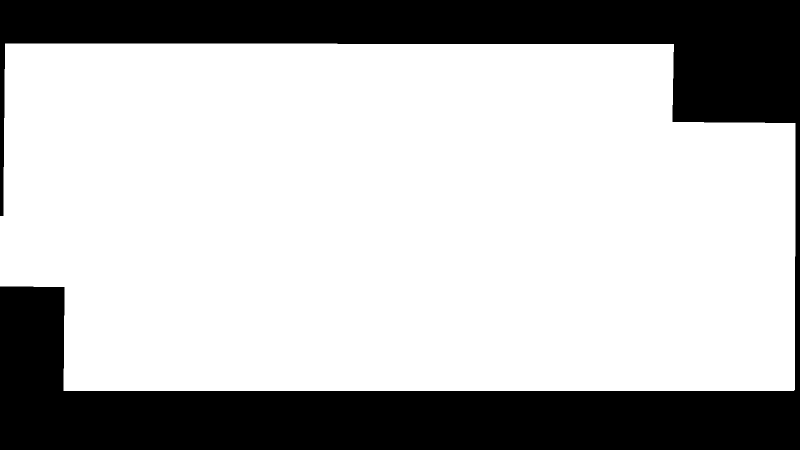
#> input picture 检测区域mask.png, 1600 x 900 px (shown at 1/2 size)
$ python node_grid.py '检测区域mask.png' out.png   (older library calls are emulated)
#> lines starting #> are read from the running program, lines starting #| are printed output that depends on the picture; after the words box and inside, x2 and y2 are one past the last pixel; in counts of white or black regions, pixels touching at a corner belong together; pictures that were not available may be replaced by others from this repository, and a replacement may not be noted
#!/usr/bin/env python3
# -*- coding: utf-8 -*-
"""黑流树海节点识别（桌面版）：亮/暗双模板 → 光斑过滤 → 垂直网格
用法:
  python3 node_grid.py <截图路径> [输出路径]
  例: python3 node_grid.py C:/Users/Lenovo/Desktop/ak_screenshots/rogue/xxx.png
"""
import glob
import os
import sys

import cv2
import numpy as np

# 素材库（识别文件夹，亮/暗 1-7）
MAT_DIR = os.path.join(os.path.dirname(os.path.abspath(__file__)), "识别素材")
MAT_DIR = os.path.normpath(MAT_DIR)
# 检测区域 mask（同目录 检测区域mask.png）
ZONE_PATH = os.path.join(os.path.dirname(os.path.abspath(__file__)), "检测区域mask.png")

SCALES = [0.4, 0.5, 0.6, 0.7, 0.8, 0.9, 1.0, 1.1, 1.2, 1.3, 1.4, 1.5]
NMS_DIST = 45
GAP = 80
GRID_TOL = 70
BIG_GAP = 1.8


def load_zone(path, shape):
    """加载检测区域 mask（PNG 或 npy），按截图尺寸缩放"""
    if not path or not os.path.exists(path):
        return None
    if path.endswith(".npy"):
        z = np.load(path)
    else:
        z = cv2.imread(path, cv2.IMREAD_GRAYSCALE)
        z = (z > 100).astype(np.uint8) * 255
    if z.shape != shape:
        z = cv2.resize(z, (shape[1], shape[0]), interpolation=cv2.INTER_NEAREST)
    return z


def template_candidates(img, zone, thresh):
    gray = cv2.cvtColor(img, cv2.COLOR_BGR2GRAY)
    h, w = gray.shape
    cands = []
    for f in sorted(glob.glob(os.path.join(MAT_DIR, "*.png")) + glob.glob(os.path.join(MAT_DIR, "亮", "*.png")) + glob.glob(os.path.join(MAT_DIR, "暗", "*.png"))):
        name = os.path.basename(f).split(".")[0]
        # 亮/暗目录标记（激活态=亮，静默态=暗）——同名亮暗素材必须区分
        parent = os.path.basename(os.path.dirname(f))
        if parent in ("亮", "暗"):
            name = f"{parent}/{name}"
        t = cv2.imread(f, cv2.IMREAD_GRAYSCALE)
        if t is None:
            continue
        th, tw = t.shape[:2]
        for scale in SCALES:
            ts = cv2.resize(t, None, fx=scale, fy=scale, interpolation=cv2.INTER_AREA)
            if ts.shape[0] >= h or ts.shape[1] >= w:
                continue
            res = cv2.matchTemplate(gray, ts, cv2.TM_CCOEFF_NORMED)
            ys, xs = np.where(res >= thresh)
            for x, y in zip(xs, ys):
                cx, cy = int(x + tw * scale / 2), int(y + th * scale / 2)
                if zone is None or (0 <= cy < zone.shape[0] and 0 <= cx < zone.shape[1] and zone[cy, cx]):
                    cands.append((cx, cy, float(res[y, x]), name))
    kept = []
    for c in sorted(cands, key=lambda c: -c[2]):
        if all(np.hypot(c[0] - k[0], c[1] - k[1]) > NMS_DIST for k in kept):
            kept.append((c[0], c[1], c[2], c[3]))
    return kept


def is_spot(cx, cy, img, lap_th=200, edge_th=0.02):
    """背景光斑过滤器：光斑是模糊色块（低清晰度+无边缘），真节点有清晰结构"""
    h, w = img.shape[:2]
    if cx < 26 or cy < 26 or cx > w - 26 or cy > h - 26:
        return False
    p = img[cy - 25:cy + 25, cx - 25:cx + 25]
    gray = cv2.cvtColor(p, cv2.COLOR_BGR2GRAY)
    lap = cv2.Laplacian(gray, cv2.CV_64F).var()
    edge = (cv2.Canny(gray, 50, 150) > 0).mean()
    return lap < lap_th and edge < edge_th


def cluster_1d(vals, gap=GAP):
    groups = []
    for v in sorted(vals):
        if groups and abs(v - groups[-1][-1]) <= gap:
            groups[-1].append(v)
        else:
            groups.append([v])
    return [int(np.mean(g)) for g in groups]


def interpolate(axis, cands, other_axis, axis_idx=0, tol=GRID_TOL, big=BIG_GAP):
    """大间距内插 + 边缘外推（axis_idx=0 列用 x，1 排用 y）"""
    if len(axis) < 2:
        return axis
    gaps = [axis[i + 1] - axis[i] for i in range(len(axis) - 1)]
    med = max(40, int(np.median(gaps)))
    out = list(axis)
    for probe in (axis[0] - med, axis[-1] + med):
        if probe < 0 or probe > 2000:
            continue
        if axis_idx == 0:
            hits = [c for c in cands if abs(c[0] - probe) <= tol
                    and any(abs(c[1] - o) <= tol for o in other_axis)]
        else:
            hits = [c for c in cands if abs(c[1] - probe) <= tol
                    and any(abs(c[0] - o) <= tol for o in other_axis)]
        # 外推：≥2 候选 或 1 个高分候选(≥0.75) 才成立（防低分误检假列，不漏单节点真列如"你的位置"）
        if len(hits) >= 2 or (len(hits) == 1 and hits[0][2] >= 0.75):
            out.append(probe)
    out.sort()
    added = True
    while added:
        added = False
        for i in range(len(out) - 1):
            d = out[i + 1] - out[i]
            if d > big * med:
                n_ins = int(round(d / med)) - 1
                for k in range(1, n_ins + 1):
                    probe = out[i] + med * k
                    if axis_idx == 0:
                        hits = [c for c in cands if abs(c[0] - probe) <= tol
                                and any(abs(c[1] - o) <= tol for o in other_axis)]
                    else:
                        hits = [c for c in cands if abs(c[1] - probe) <= tol
                                and any(abs(c[0] - o) <= tol for o in other_axis)]
                    if len(hits) >= 1:
                        out.append(probe)
                        added = True
                out.sort()
                break
    return out


def fit_grid(hi, lo):
    col_x = cluster_1d([c[0] for c in hi])
    row_y = cluster_1d([c[1] for c in hi])
    col_x = interpolate(col_x, hi + lo, row_y, axis_idx=0)
    row_y = interpolate(row_y, hi + lo, col_x, axis_idx=1)
    return col_x, row_y


POS_TOL = 25  # 匹配位置偏差容差：真匹配偏差≤6px，跑偏>25px 是文字区/相邻内容的假匹配


def build_nodes(col_x, row_y, hi, lo):
    nodes = []
    for ci, cx in enumerate(col_x):
        for ri, ry in enumerate(row_y):
            hh = [c for c in hi if abs(c[0] - cx) <= GRID_TOL and abs(c[1] - ry) <= GRID_TOL]
            ll = [c for c in lo if abs(c[0] - cx) <= GRID_TOL and abs(c[1] - ry) <= GRID_TOL]
            # 位置偏差过滤：只采信匹配位置靠近网格交叉点的候选（真匹配偏差≤6px）
            hh = [c for c in hh if abs(c[0] - cx) <= POS_TOL and abs(c[1] - ry) <= POS_TOL]
            ll = [c for c in ll if abs(c[0] - cx) <= POS_TOL and abs(c[1] - ry) <= POS_TOL]
            if hh:
                b = max(hh, key=lambda c: c[2])
                nodes.append((ci, ri, cx, ry, True, b[2], b[3], "高"))
            elif ll:
                b = max(ll, key=lambda c: c[2])
                nodes.append((ci, ri, cx, ry, True, b[2], b[3], "低"))
            else:
                nodes.append((ci, ri, cx, ry, False, 0, "", "空"))
    return nodes


def main():
    if len(sys.argv) < 2:
        print("用法: python3 node_grid.py <截图路径> [输出路径]")
        sys.exit(1)
    shot = sys.argv[1]
    out = sys.argv[2] if len(sys.argv) > 2 else os.path.splitext(shot)[0] + "-网格.png"

    base = cv2.imread(shot)
#> base is the input picture: shape (900, 1600, 3); 72% white; 1 black region, box (x1, y1, x2, y2) and area: (0, 0, 1600, 900) 403421
    if base is None:
        print(f"❌ 读不到图片: {shot}")
        sys.exit(1)
    h, w = base.shape[:2]
#> h = 900; w = 1600
    zone = load_zone(ZONE_PATH, base.shape[:2])

    hi = template_candidates(base, zone, 0.80)
#> the loop in template_candidates, `for scale in SCALES:` made 12 passes
#> pass 1, in template_candidates, `ts = cv2.resize(t, None, fx=scale, fy=scale, interpolation=cv2.INTER_A..`:
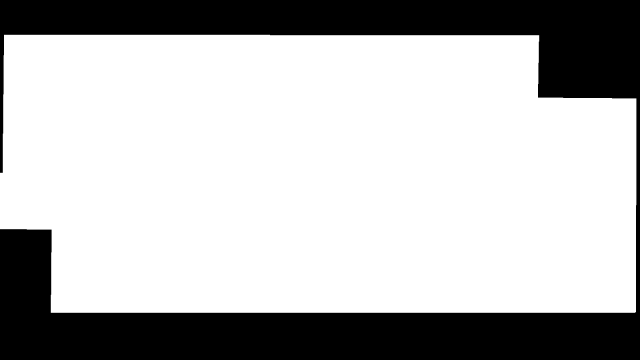
#> ts: shape (360, 640); min 0, max 255, mean 183.6
#> pass 1, in template_candidates, `res = cv2.matchTemplate(gray, ts, cv2.TM_CCOEFF_NORMED)`:
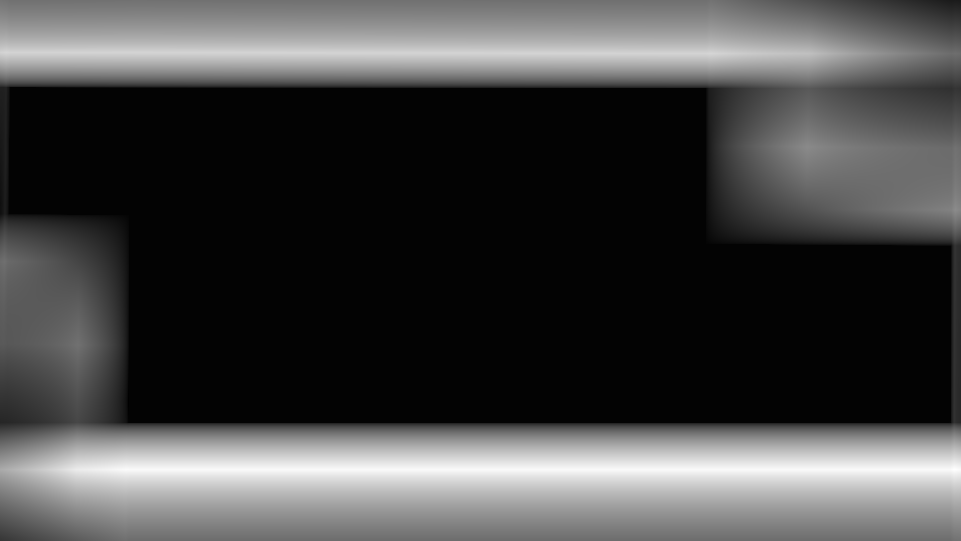
#> res: shape (541, 961) float32; min -0.00935, max 0.636, mean 0.169; drawn with min black and max white
#> pass 2, in template_candidates, `res = cv2.matchTemplate(gray, ts, cv2.TM_CCOEFF_NORMED)`:
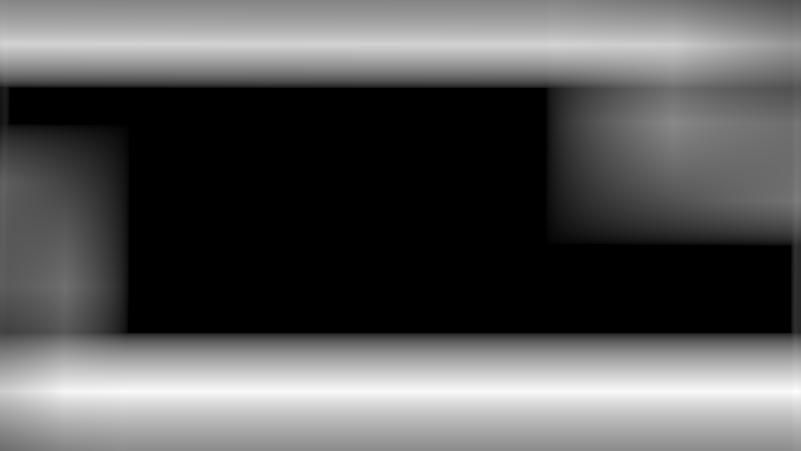
#> res: shape (451, 801) float32; min -0.00171, max 0.636, mean 0.222; drawn with min black and max white
#> after the loop in template_candidates, `for scale in SCALES:`: cands = []
#> hi = []
    lo = template_candidates(base, zone, 0.60)
#> the loop in template_candidates (call 2), `for c in sorted(cands, key=lambda c: -c[2]):` made 134817 passes
#> c on passes 1 to 3: (733, 462, 0.746, '检测区域mask'), (733, 462, 0.746, '检测区域mask'), (733, 462, 0.746, '检测区域mask')
#> lo = 45 items, first 6: (733, 462, 0.746, '检测区域mask'), (879, 483, 0.743, '检测区域mask'), (764, 429, 0.742, '检测区域mask'), (794, 463, 0.739, '检测区域mask'), (879, 437, 0.738, '检测区域mask'), (720, 418, 0.737, '检测区域mask')
    hi = [c for c in hi if not is_spot(c[0], c[1], base)]
    lo = [c for c in lo if not is_spot(c[0], c[1], base)]
#> in is_spot, `p = img[cy - 25:cy + 25, cx - 25:cx + 25]`: p: shape (50, 50, 3); every value is 255
#> in is_spot, `gray = cv2.cvtColor(p, cv2.COLOR_BGR2GRAY)`: gray: shape (50, 50); every value is 255
#> in is_spot, `lap = cv2.Laplacian(gray, cv2.CV_64F).var()`: lap = 0
#> lo = []
    print(f"素材库: {MAT_DIR}")
    print(f"高阈值候选 {len(hi)} 个, 低阈值候选 {len(lo)} 个（已滤光斑）")
#| 高阈值候选 0 个, 低阈值候选 0 个（已滤光斑）

    col_x, row_y = fit_grid(hi, lo)
#> col_x = []; row_y = []
    print(f"网格: {len(col_x)} 列 {col_x} × {len(row_y)} 排 {row_y}")
#| 网格: 0 列 [] × 0 排 []
    nodes = build_nodes(col_x, row_y, hi, lo)
#> nodes = []
    n_node = sum(1 for n in nodes if n[4])
#> n_node = 0
    print(f"交叉点: {len(nodes)} 个（节点 {n_node}，空格 {len(nodes) - n_node}）")
#| 交叉点: 0 个（节点 0，空格 0）

    vis = base.copy()
    for ci, cx in enumerate(col_x):
        cv2.line(vis, (cx, row_y[0]), (cx, row_y[-1]), (100, 255, 100), 1)
#> this loop made 0 passes
    for ri, ry in enumerate(row_y):
        cv2.line(vis, (col_x[0], ry), (col_x[-1], ry), (100, 255, 100), 1)
    for ci, ri, x, y, is_node, s, name, src in nodes:
        if is_node:
            col = (0, 255, 255) if src == "高" else (255, 170, 0)
            cv2.circle(vis, (x, y), 10, col, 2)
            cv2.putText(vis, f"({ci},{ri})", (x + 13, y - 7),
                        cv2.FONT_HERSHEY_SIMPLEX, 0.55, col, 1)
        else:
            cv2.circle(vis, (x, y), 8, (120, 120, 120), 1)
            cv2.putText(vis, f"({ci},{ri})?", (x + 10, y + 4),
                        cv2.FONT_HERSHEY_SIMPLEX, 0.5, (120, 120, 120), 1)
    if zone is not None:
        overlay = np.zeros((h, w, 3), np.uint8)
        overlay[zone > 0] = (0, 200, 0)
        vis = cv2.addWeighted(vis, 1.0, overlay, 0.05, 0)
    cv2.imwrite(out, vis)
    print(f"✅ 结果图: {out}")


if __name__ == "__main__":
    main()
